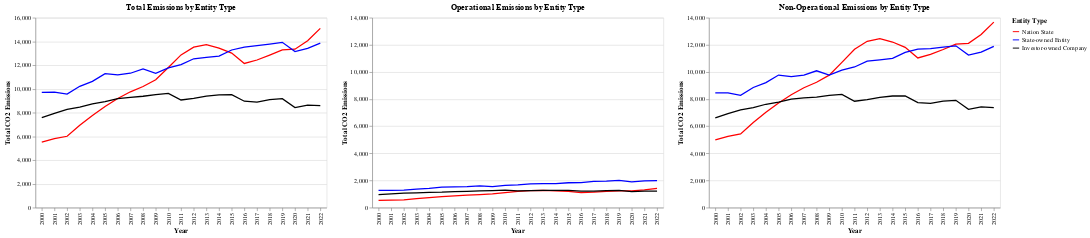

Notebook cell for this chart:
### Markdown cell above
## Annual Emissions by Entity Type

### Code cell
def emissions_by_entity_type(df):

    # find total emissions by year & parent_type
    total = df.group_by(["year", "parent_type"]
                    ).agg(pl.col("total_emissions_MtCO2e").sum()
                         ).pivot("parent_type", index = "year", values = "total_emissions_MtCO2e")
    
    operational = df.group_by(["year", "parent_type"]
                    ).agg(pl.col("total_operational_emissions_MtCO2e").sum()
                         ).pivot("parent_type", index = "year", values = "total_operational_emissions_MtCO2e")

    non_operational = df.group_by(["year", "parent_type"]
                    ).agg(pl.col("non_operational_emissions_MtCO2e").sum()
                         ).pivot("parent_type", index = "year", values = "non_operational_emissions_MtCO2e")

    # set colors for each entity
    color_scale = alt.Scale(domain=['Nation State', 'State-owned Entity', 'Investor-owned Company'], 
                            range=['red', 'blue', 'black'])

    # develop chart by entities
    total_emissions_by_types = alt.Chart(total.sort("year"), title = "Total Emissions by Entity Type").transform_fold(
        ['Nation State', 'State-owned Entity', 'Investor-owned Company'],
    ).mark_line().encode(
        alt.X("year:O").title("Year"),
        alt.Y("value:Q").title("Total CO2 Emissions"),
        alt.Color("key:N", scale = color_scale, title = "Entity Type")

    )
    op_emissions_by_types = alt.Chart(operational.sort("year"), title = "Operational Emissions by Entity Type").transform_fold(
        ['Nation State', 'State-owned Entity', 'Investor-owned Company'],
    ).mark_line().encode(
        alt.X("year:O").title("Year"),
        alt.Y("value:Q", scale=alt.Scale(domain=[0, 14000])).title("Total CO2 Emissions"),
        alt.Color("key:N", scale = color_scale, title = "Entity Type")

    )

    non_op_emissions_by_types = alt.Chart(non_operational.sort("year"), title = "Non-Operational Emissions by Entity Type").transform_fold(
        ['Nation State', 'State-owned Entity', 'Investor-owned Company'],
    ).mark_line().encode(
        alt.X("year:O").title("Year"),
        alt.Y("value:Q", scale=alt.Scale(domain=[0, 14000])).title("Total CO2 Emissions"),
        alt.Color("key:N", scale = color_scale, title = "Entity Type")

    )

    all_emissions_by_type = total_emissions_by_types | op_emissions_by_types | non_op_emissions_by_types
    """ below code uses the layering approach, does not allow for use of a legend """
    # find total emissions by year & parent_type
    # df = df.group_by(["year", "parent_type"]).agg(pl.col("total_emissions_MtCO2e").sum())
    # df = df.filter(pl.col("year") > 2000)
    # print(df.sort("year"))
    
    # # create Nation State Chart
    # nation_states = alt.Chart(df.filter(pl.col("parent_type") == "Nation State").sort("year"))
    # nation_states = nation_states.mark_line(color = "red").encode(
    #     alt.X("year:O", title = "Year"),
    #     alt.Y("total_emissions_MtCO2e:Q", title = "Total CO2 Emissions"),
    # )

    # # create State-Owned Entity Chart
    # state_owned = alt.Chart(df.filter(pl.col("parent_type") == "State-owned Entity").sort("year"))
    # state_owned = state_owned.mark_line(color = "blue").encode(
    #     alt.X("year:O", title = "Year"),
    #     alt.Y("total_emissions_MtCO2e:Q", title = "Total CO2 Emissions")
    # )

    # # create Investor-owned Company Chart
    # investor_owned = alt.Chart(df.filter(pl.col("parent_type") == "Investor-owned Company").sort("year"))
    # investor_owned = investor_owned.mark_line(color = "black").encode(
    #     alt.X("year:O", title = "Year"),
    #     alt.Y("total_emissions_MtCO2e:Q", title = "Total CO2 Emissions")
    # )

    # emissions_by_all_types = nation_states + state_owned + investor_owned
    
    return all_emissions_by_type 

emissions_by_entity_type(emissions)

### Figure 1 — Vega-Lite specification as saved in the notebook (floating-point values rounded to 4 significant figures)
{"config": {"view": {"continuousWidth": 300, "continuousHeight": 300}}, "hconcat": [{"data": {"name": "data-a0f6cef669a83a81e1eb4c59401f48e5"}, "mark": {"type": "line"}, "encoding": {"color": {"field": "key", "scale": {"domain": ["Nation State", "State-owned Entity", "Investor-owned Company"], "range": ["red", "blue", "black"]}, "title": "Entity Type", "type": "nominal"}, "x": {"field": "year", "title": "Year", "type": "ordinal"}, "y": {"field": "value", "title": "Total CO2 Emissions", "type": "quantitative"}}, "title": "Total Emissions by Entity Type", "transform": [{"fold": ["Nation State", "State-owned Entity", "Investor-owned Company"]}]}, {"data": {"name": "data-242378d9faf62c78676d9ccd9a2a875e"}, "mark": {"type": "line"}, "encoding": {"color": {"field": "key", "scale": {"domain": ["Nation State", "State-owned Entity", "Investor-owned Company"], "range": ["red", "blue", "black"]}, "title": "Entity Type", "type": "nominal"}, "x": {"field": "year", "title": "Year", "type": "ordinal"}, "y": {"field": "value", "scale": {"domain": [0, 14000]}, "title": "Total CO2 Emissions", "type": "quantitative"}}, "title": "Operational Emissions by Entity Type", "transform": [{"fold": ["Nation State", "State-owned Entity", "Investor-owned Company"]}]}, {"data": {"name": "data-acf356d411a64fc9468a9ee2325e1a67"}, "mark": {"type": "line"}, "encoding": {"color": {"field": "key", "scale": {"domain": ["Nation State", "State-owned Entity", "Investor-owned Company"], "range": ["red", "blue", "black"]}, "title": "Entity Type", "type": "nominal"}, "x": {"field": "year", "title": "Year", "type": "ordinal"}, "y": {"field": "value", "scale": {"domain": [0, 14000]}, "title": "Total CO2 Emissions", "type": "quantitative"}}, "title": "Non-Operational Emissions by Entity Type", "transform": [{"fold": ["Nation State", "State-owned Entity", "Investor-owned Company"]}]}], "$schema": "https://vega.github.io/schema/vega-lite/v5.20.1.json", "datasets": {"data-a0f6cef669a83a81e1eb4c59401f48e5": [{"year": 2000, "State-owned Entity": 9720.0, "Investor-owned Company": 7577.0, "Nation State": 5522.0}, {"year": 2001, "State-owned Entity": 9732.0, "Investor-owned Company": 7943.0, "Nation State": 5818.0}, {"year": 2002, "State-owned Entity": 9562.0, "Investor-owned Company": 8271.0, "Nation State": 6012.0}, {"year": 2003, "State-owned Entity": 10220.0, "Investor-owned Company": 8464.0, "Nation State": 6932.0}, {"year": 2004, "State-owned Entity": 10640.0, "Investor-owned Company": 8749.0, "Nation State": 7762.0}, {"year": 2005, "State-owned Entity": 11290.0, "Investor-owned Company": 8926.0, "Nation State": 8522.0}, {"year": 2006, "State-owned Entity": 11180.0, "Investor-owned Company": 9185.0, "Nation State": 9195.0}, {"year": 2007, "State-owned Entity": 11320.0, "Investor-owned Company": 9284.0, "Nation State": 9759.0}, {"year": 2008, "State-owned Entity": 11690.0, "Investor-owned Company": 9384.0, "Nation State": 10210.0}, {"year": 2009, "State-owned Entity": 11320.0, "Investor-owned Company": 9528.0, "Nation State": 10780.0}, {"year": 2010, "State-owned Entity": 11770.0, "Investor-owned Company": 9630.0, "Nation State": 11810.0}, {"year": 2011, "State-owned Entity": 12040.0, "Investor-owned Company": 9069.0, "Nation State": 12870.0}, {"year": 2012, "State-owned Entity": 12540.0, "Investor-owned Company": 9213.0, "Nation State": 13520.0}, {"year": 2013, "State-owned Entity": 12670.0, "Investor-owned Company": 9401.0, "Nation State": 13740.0}, {"year": 2014, "State-owned Entity": 12760.0, "Investor-owned Company": 9505.0, "Nation State": 13450.0}, {"year": 2015, "State-owned Entity": 13280.0, "Investor-owned Company": 9513.0, "Nation State": 13020.0}, {"year": 2016, "State-owned Entity": 13530.0, "Investor-owned Company": 8965.0, "Nation State": 12150.0}, {"year": 2017, "State-owned Entity": 13650.0, "Investor-owned Company": 8894.0, "Nation State": 12440.0}, {"year": 2018, "State-owned Entity": 13780.0, "Investor-owned Company": 9096.0, "Nation State": 12850.0}, {"year": 2019, "State-owned Entity": 13930.0, "Investor-owned Company": 9180.0, "Nation State": 13290.0}, {"year": 2020, "State-owned Entity": 13150.0, "Investor-owned Company": 8432.0, "Nation State": 13350.0}, {"year": 2021, "State-owned Entity": 13420.0, "Investor-owned Company": 8633.0, "Nation State": 14070.0}, {"year": 2022, "State-owned Entity": 13870.0, "Investor-owned Company": 8592.0, "Nation State": 15100.0}], "data-242378d9faf62c78676d9ccd9a2a875e": [{"year": 2000, "State-owned Entity": 1264.0, "Investor-owned Company": 966.1, "Nation State": 530.3}, {"year": 2001, "State-owned Entity": 1275.0, "Investor-owned Company": 1019.0, "Nation State": 557.0}, {"year": 2002, "State-owned Entity": 1287.0, "Investor-owned Company": 1069.0, "Nation State": 573.5}, {"year": 2003, "State-owned Entity": 1367.0, "Investor-owned Company": 1095.0, "Nation State": 660.0}, {"year": 2004, "State-owned Entity": 1418.0, "Investor-owned Company": 1129.0, "Nation State": 738.8}, {"year": 2005, "State-owned Entity": 1519.0, "Investor-owned Company": 1140.0, "Nation State": 810.9}, {"year": 2006, "State-owned Entity": 1531.0, "Investor-owned Company": 1183.0, "Nation State": 870.7}, {"year": 2007, "State-owned Entity": 1555.0, "Investor-owned Company": 1201.0, "Nation State": 921.6}, {"year": 2008, "State-owned Entity": 1605.0, "Investor-owned Company": 1229.0, "Nation State": 965.0}, {"year": 2009, "State-owned Entity": 1549.0, "Investor-owned Company": 1246.0, "Nation State": 1010.0}, {"year": 2010, "State-owned Entity": 1639.0, "Investor-owned Company": 1283.0, "Nation State": 1103.0}, {"year": 2011, "State-owned Entity": 1674.0, "Investor-owned Company": 1227.0, "Nation State": 1200.0}, {"year": 2012, "State-owned Entity": 1743.0, "Investor-owned Company": 1251.0, "Nation State": 1260.0}, {"year": 2013, "State-owned Entity": 1775.0, "Investor-owned Company": 1272.0, "Nation State": 1272.0}, {"year": 2014, "State-owned Entity": 1766.0, "Investor-owned Company": 1275.0, "Nation State": 1238.0}, {"year": 2015, "State-owned Entity": 1833.0, "Investor-owned Company": 1277.0, "Nation State": 1202.0}, {"year": 2016, "State-owned Entity": 1849.0, "Investor-owned Company": 1223.0, "Nation State": 1111.0}, {"year": 2017, "State-owned Entity": 1932.0, "Investor-owned Company": 1213.0, "Nation State": 1141.0}, {"year": 2018, "State-owned Entity": 1946.0, "Investor-owned Company": 1251.0, "Nation State": 1193.0}, {"year": 2019, "State-owned Entity": 2004.0, "Investor-owned Company": 1269.0, "Nation State": 1232.0}, {"year": 2020, "State-owned Entity": 1903.0, "Investor-owned Company": 1180.0, "Nation State": 1233.0}, {"year": 2021, "State-owned Entity": 1964.0, "Investor-owned Company": 1214.0, "Nation State": 1301.0}, {"year": 2022, "State-owned Entity": 1982.0, "Investor-owned Company": 1220.0, "Nation State": 1426.0}], "data-acf356d411a64fc9468a9ee2325e1a67": [{"year": 2000, "Investor-owned Company": 6611.0, "Nation State": 4992.0, "State-owned Entity": 8456.0}, {"year": 2001, "Investor-owned Company": 6924.0, "Nation State": 5260.0, "State-owned Entity": 8457.0}, {"year": 2002, "Investor-owned Company": 7202.0, "Nation State": 5439.0, "State-owned Entity": 8275.0}, {"year": 2003, "Investor-owned Company": 7369.0, "Nation State": 6272.0, "State-owned Entity": 8853.0}, {"year": 2004, "Investor-owned Company": 7620.0, "Nation State": 7023.0, "State-owned Entity": 9218.0}, {"year": 2005, "Investor-owned Company": 7786.0, "Nation State": 7711.0, "State-owned Entity": 9773.0}, {"year": 2006, "Investor-owned Company": 8003.0, "Nation State": 8324.0, "State-owned Entity": 9651.0}, {"year": 2007, "Investor-owned Company": 8084.0, "Nation State": 8837.0, "State-owned Entity": 9768.0}, {"year": 2008, "Investor-owned Company": 8155.0, "Nation State": 9242.0, "State-owned Entity": 10090.0}, {"year": 2009, "Investor-owned Company": 8281.0, "Nation State": 9766.0, "State-owned Entity": 9769.0}, {"year": 2010, "Investor-owned Company": 8347.0, "Nation State": 10710.0, "State-owned Entity": 10130.0}, {"year": 2011, "Investor-owned Company": 7843.0, "Nation State": 11670.0, "State-owned Entity": 10370.0}, {"year": 2012, "Investor-owned Company": 7962.0, "Nation State": 12260.0, "State-owned Entity": 10800.0}, {"year": 2013, "Investor-owned Company": 8129.0, "Nation State": 12470.0, "State-owned Entity": 10890.0}, {"year": 2014, "Investor-owned Company": 8230.0, "Nation State": 12210.0, "State-owned Entity": 11000.0}, {"year": 2015, "Investor-owned Company": 8236.0, "Nation State": 11820.0, "State-owned Entity": 11450.0}, {"year": 2016, "Investor-owned Company": 7742.0, "Nation State": 11040.0, "State-owned Entity": 11680.0}, {"year": 2017, "Investor-owned Company": 7682.0, "Nation State": 11300.0, "State-owned Entity": 11710.0}, {"year": 2018, "Investor-owned Company": 7846.0, "Nation State": 11660.0, "State-owned Entity": 11840.0}, {"year": 2019, "Investor-owned Company": 7912.0, "Nation State": 12060.0, "State-owned Entity": 11930.0}, {"year": 2020, "Investor-owned Company": 7252.0, "Nation State": 12110.0, "State-owned Entity": 11240.0}, {"year": 2021, "Investor-owned Company": 7419.0, "Nation State": 12770.0, "State-owned Entity": 11460.0}, {"year": 2022, "Investor-owned Company": 7373.0, "Nation State": 13680.0, "State-owned Entity": 11880.0}]}}
